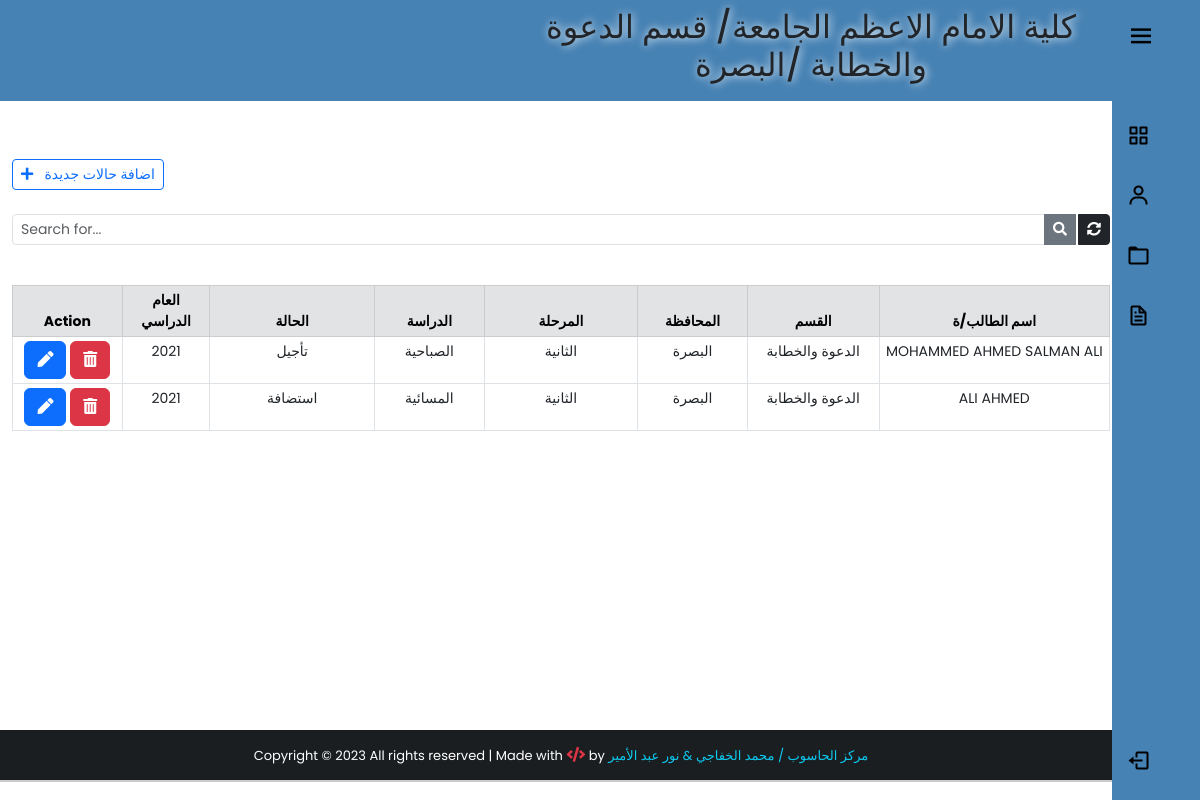
Screenshot of /backendState/ (signed in) with the database file from the repository.
### app/models.py (models this page shows, shortened)
class UserProfile(models.Model):
    user = models.OneToOneField(User,on_delete=models.PROTECT,verbose_name="اسم المستخدم")
    Dname = models.ForeignKey(Department,on_delete=models.PROTECT,verbose_name="القسم")
    Cname = models.ForeignKey(City,on_delete=models.PROTECT,verbose_name="المحافظة")
    class Meta:
        verbose_name_plural = "بروفايل المستخدمين"

class Department(models.Model):
    Dname = models.CharField(max_length=100,verbose_name="القسم")
    def __str__(self):
        return self.Dname
    class Meta:
        verbose_name_plural = "الاقسام العلمية"

class City(models.Model):
    Cname = models.CharField(max_length=100,verbose_name="المحافظة")
    def __str__(self):
        return self.Cname
    class Meta:
        verbose_name_plural = "المحافظات"

class StudentStatus(models.Model):
    state_list = (
        ("استضافة","استضافة"),
        ("نقل", "نقل"),
        ("تأجيل", "تأجيل"),
        ("رسوب", "رسوب"),
        ("ترقين قيد", "ترقين قيد"),
    )
    stage_list = (
        ("الاولى", "الاولى"),
        ("الثانية", "الثانية"),
        ("الثالثة", "الثالثة"),
        ("الرابعة", "الرابعة"),
    )
    study_list = (
        ("الصباحية", "الصباحية"),
        ("المسائية", "المسائية"),
    )
    user = models.CharField(max_length=100, verbose_name="اسم المستخدم")
    name = models.CharField(max_length=100, verbose_name="اسم الطالب/ة")
    Dname = models.CharField(max_length=100, verbose_name="القسم")
    Cname = models.CharField(max_length=100, verbose_name="المحافظة")
    stage = models.CharField(max_length=50, verbose_name="المرحلة", choices=stage_list)
    state = models.CharField(max_length=100, verbose_name="حالة الطالب",choices=state_list)
    year = models.CharField(max_length=50, verbose_name="العام الدراسي")
    study = models.CharField(max_length=20,verbose_name="الدراسة", choices=study_list,null=True)
    note = models.TextField(blank=True, null=True, verbose_name="الملاحظات")
    created_at = models.DateTimeField(auto_now_add=True)
    class Meta:
        verbose_name_plural = "حالات الطلبة"

### app/views.py (the view)
# urls.py: path('backendState/', views.backendState, name='backendState'),
@cache_control(no_cache=True, must_revalidate=True, no_store=True)
@login_required(login_url='login')
def backendState(request):
    if 'q' in request.GET:
        q = request.GET['q']
        user = request.user.userprofile
        all_student_list = StudentStatus.objects.filter(
            Q(name__icontains=q) | Q(state=q) | Q(
                stage=q) | Q(study=q)
        ).order_by('-created_at')
        all_student_list=all_student_list.filter(Dname=user.Dname,Cname=user.Cname,user=user.user)
    else:
        user = request.user.userprofile
        all_student_list = StudentStatus.objects.all().filter(
            user=user.user, Dname=user.Dname, Cname=user.Cname).order_by('-created_at')
    paginator = Paginator(all_student_list, 5)
    page = request.GET.get('page')
    all_students_state = paginator.get_page(page)
    context = {
        'stdState': all_students_state,
        'user': user,
    }
    return render(request, 'students_status/backend-state.html', context)

### app/templates/students_status/backend-state.html (shortened to what this page needs)
{% extends 'base2.html' %}
{% block content %}
<div class="container" style="padding-top:10px;">
     <br><br>
     <div class="d-flex justify-content-between">
          <a href="{% url 'add_studentState' %}" class="btn btn-outline-primary btn-sm"> <i class="fas fa-plus"></i>&nbsp;&nbsp; اضافة حالات جديدة</a>
     </div>
     <form action="">
          <div class="input-group input-group-sm mb-3 mt-4">
               <input type="text" name="q" class="form-control" placeholder="Search for..." value="{{ request.GET.q }}">
               <button class="btn btn-secondary"><i class="fas fa-search"></i></button>
               <a href="{% url 'backendState' %}" class="btn btn-dark" style="margin-left:2px;"><i class="fas fa-sync-alt"></i></a>
          </div>
     </form>
     <center>
          <table class="table table-bordered table-sm mt-4" style="text-align: center; font-size: 14px;">
               <thead class="table-secondary">
                  <div class="row">
                    <tr>
                         <th class="col-lg-2 col-sm-1" style="width:10%;" colspan="1">Action</th>
                         <th class="col-lg-2 col-sm-1" style="width:8%;">العام الدراسي</th>
                         <th class="col-lg-2 col-sm-1" style="width:15%;">الحالة</th>
                         <th class="col-lg-2 col-sm-1" style="width:10%;">الدراسة </th>
                         <th class="col-lg-2 col-sm-1" style="width:14%;">المرحلة </th>
                         <th class="col-lg-2 col-sm-1" style="width:10%;">المحافظة</th>
                         <th class="col-lg-2 col-sm-1" style="width:12%;">القسم</th>
                         <th class="col-lg-2 col-sm-1" style="width:21%;">اسم الطالب/ة</th>
                    </tr>
              </div>
               </thead>
               {% for std in stdState %}
               <tr>
                     <td id="responsive-border">
                         <a href="/studentState/{{std.id}}" class="btn btn-primary " title="Edit patient">
                              <i class="fas fa-pen"></i>
                         </a>
                         <a class="btn btn-secondary btn-danger" title="Remove patient" data-bs-toggle="modal" data-bs-target="#deleteModal{{std.pk}}">
                              <i class="fas fa-trash-alt"></i>
                         </a>
                     </td>
                    <td id="responsive-border"data-label="العام الدراسي ">{{std.year}}</td>
                    <td id="responsive-border"data-label="الحالة">{{std.state}}</td>
                    <td id="responsive-border"data-label="الدراسة">{{std.study}}</td>
                    <td id="responsive-border"data-label="المرحلة">{{std.stage}}</td>
                    <td id="responsive-border"data-label="المحافظة">{{std.Cname}}</td>
                    <td id="responsive-border"data-label="القسم">{{std.Dname}}</td>
                    <td id="responsive-border"data-label="اسم الطالب/ة"id="top-table">{{std.name}}</td>
               </tr>
               {% endfor %}
          </table>
     </center>
    <br> <br>
     </div>
{% endblock content %}

### app/templates/base2.html (shortened to what this page needs)
{% load static %}
<!DOCTYPE html>
<html lang="en">
<head>
     <link rel="stylesheet" href="https://cdn.jsdelivr.net/npm/bootstrap@5.3.0-alpha1/dist/css/bootstrap.min.css">
    <link rel="stylesheet" href="https://use.fontawesome.com/releases/v5.15.4/css/all.css">
    <link rel="stylesheet" href="{% static 'css/bootstrap.css' %}">
    <link rel="stylesheet" href="{% static 'css/style.css' %}">
</head>
<body style="overflow: scroll;">
{% include 'sidebar-dark.html' %}
 <div class="wrapper">
    <header id="hpage">
      <nav class="navbar navbar-expand-id navbar-dark "  style="background-color:steelblue; text-align:center;">
        <h2 class="text-dark text-outline-primary font-effect-fire" style=" margin-left:500px; text-shadow: #fff 1px 0 10px;
        font-family: "Sofia", sans-serif;
        font-size: 20px;"> كلية الامام الاعظم الجامعة/ قسم {{user.Dname}}  /{{user.Cname}}
    </nav>
    </header>
    {% block content %}
    {% endblock content %}
         </div>
 {% include 'footer.html' %}
</body>
</html>

### std_collage/static/css/style.css (style rules this page uses)
html , body { margin: 0; max-width: 100%; }
.wrapper { min-height:100%; margin-bottom: -70px; }

### std_collage/static/css/sidebar-dark.css (style rules this page uses)
* { margin: 0; padding: 0; box-sizing: border-box; font-family: 'Poppins', sans-serif; }
:root { --body-color: white; --sidebar-color: steelblue; --primary-color: white; --primary-color-light: #F6F5FF; --toggle-color: black; --text-color: black; --tran-03: all 0.2s ease; --tran-03: all 0.3s ease; --tran-04: all 0.3s ease; --tran-05: all 0.3s ease; }
body { min-height: 100vh; background-color: var(--body-color); transition: var(--tran-05); }

### rows the page displays
UserProfile: Dname "الدعوة والخطابة", Cname "البصرة"
StudentStatus: year "2021", state "تأجيل", study "الصباحية", stage "الثانية", Cname "البصرة", Dname "الدعوة والخطابة", name "MOHAMMED AHMED SALMAN ALI"
StudentStatus: year "2021", state "استضافة", study "المسائية", stage "الثانية", Cname "البصرة", Dname "الدعوة والخطابة", name "ALI AHMED"
